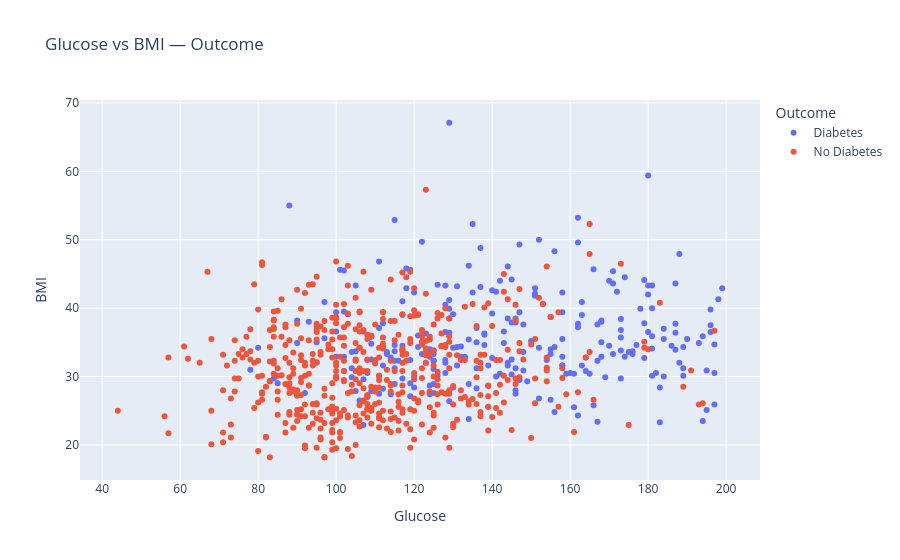

Notebook source saved alongside this figure:
### Markdown cell above
## Glucose vs BMI colored by Outcome

### Code cell
fig = px.scatter(
    df_vis, x="Glucose", y="BMI",
    color=df_vis["Outcome"].map({0:"No Diabetes",1:"Diabetes"}),
    hover_data=["Age","Pregnancies","BloodPressure","SkinThickness","Insulin"],
    title="Glucose vs BMI — Outcome"
)
fig.update_layout(legend_title_text="Outcome")
fig.show()

### Figure 1 — Plotly figure (JSON) as saved in the notebook; plotly's stock layout.template omitted (floating-point values rounded to 4 significant figures; data arrays with more than 128 entries replaced by an {"elided": "..."} marker saying what was removed)
{"data": [{"customdata": {"elided": "268x5 float values"}, "hovertemplate": "color=Diabetes<br>Glucose=%{x}<br>BMI=%{y}<br>Age=%{customdata[0]}<br>Pregnancies=%{customdata[1]}<br>BloodPressure=%{customdata[2]}<br>SkinThickness=%{customdata[3]}<br>Insulin=%{customdata[4]}<extra></extra>", "legendgroup": "Diabetes", "marker": {"color": "#636efa", "symbol": "circle"}, "mode": "markers", "name": "Diabetes", "orientation": "v", "showlegend": true, "type": "scatter", "x": {"elided": "268 float values"}, "xaxis": "x", "y": {"elided": "268 float values"}, "yaxis": "y"}, {"customdata": {"elided": "500x5 float values"}, "hovertemplate": "color=No Diabetes<br>Glucose=%{x}<br>BMI=%{y}<br>Age=%{customdata[0]}<br>Pregnancies=%{customdata[1]}<br>BloodPressure=%{customdata[2]}<br>SkinThickness=%{customdata[3]}<br>Insulin=%{customdata[4]}<extra></extra>", "legendgroup": "No Diabetes", "marker": {"color": "#EF553B", "symbol": "circle"}, "mode": "markers", "name": "No Diabetes", "orientation": "v", "showlegend": true, "type": "scatter", "x": {"elided": "500 float values"}, "xaxis": "x", "y": {"elided": "500 float values"}, "yaxis": "y"}], "layout": {"legend": {"title": {"text": "Outcome"}, "tracegroupgap": 0}, "title": {"text": "Glucose vs BMI — Outcome"}, "xaxis": {"anchor": "y", "domain": [0, 1], "title": {"text": "Glucose"}}, "yaxis": {"anchor": "x", "domain": [0, 1], "title": {"text": "BMI"}}}}
